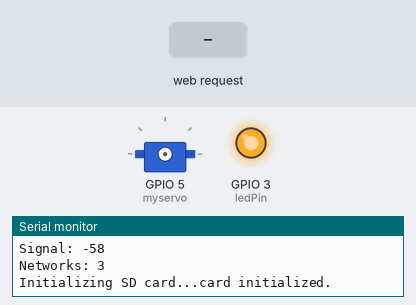
The sketch below on a simulated ESP8266 (NodeMCU). Parts: servo, output pins drawn as LEDs (lit = HIGH), the last lines printed to the serial monitor. The inputs (shaded band) are chosen by the test bench. WiFi joins after 1.5 s; servers stay silent unless stated; a WiFi scan finds three made-up networks; network time is answered at once with the bench clock; the local clock reads 2024-03-15 10:24:30 at power-on unless the sketch sets it; storage starts empty.

Above: at 3.6 s.
At 8.7 s:
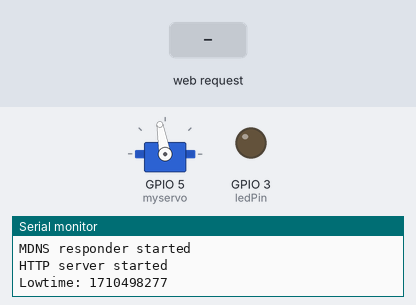
8.8 s: HTTP request GET /inline received
At 9.9 s:
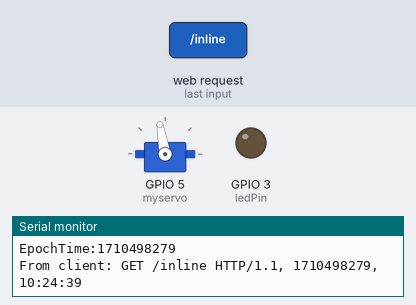
Timing chart, 0 to 11.8 s (numbered marks = the images above; inputs shaded):
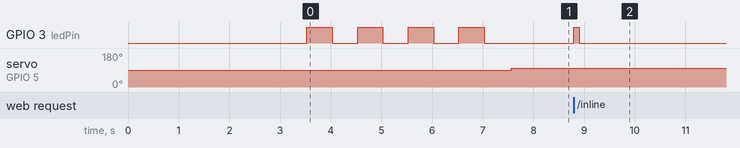

The sketch:

wifi_server_SD_PID_SERVO_FUZZY2.ino
```cpp
/*  Connects to the home WiFi network
    Asks some network parameters
    Starts WiFi server with fix IP and listens
    Receives and sends messages to the client
    Communicates: wifi_client_01.ino
*/
float setPoint = 2350.0;

#include <ESP8266WiFi.h>
#include <WiFiClient.h>
#include <SPI.h>
#include <SD.h>

const uint8_t chipSelect = 4;

uint64_t t = 0;

#include <NTPClient.h>
// change next line to use with another board/shield
#include <ESP8266WiFi.h>
//#include <WiFi.h> // for WiFi shield
//#include <WiFi101.h> // for WiFi 101 shield or MKR1000
#include <WiFiUdp.h>

WiFiUDP ntpUDP;

// You can specify the time server pool and the offset (in seconds, can be
// changed later with setTimeOffset() ). Additionaly you can specify the
// update interval (in milliseconds, can be changed using setUpdateInterval() ).
NTPClient timeClient(ntpUDP, "192.168.8.1", (4 * 60 * 60 + 30 * 60), 60000);    //time.nist.gov

const uint8_t ledPin = 3;
char ssid[] = "fasa_unv";           // SSID of your home WiFi
char pass[] = "12345678";            // password of your home WiFi
WiFiServer server2(80);

IPAddress ip(192, 168, 9, 20);            // IP address of the server
IPAddress gateway(192, 168, 8, 1);        // gateway of your network
IPAddress subnet(255, 255, 248, 0);       // subnet mask of your network

////////////////////////////////////////////////////
float err;   //errorr abs(setpoint - currentValue)
int dir = 1;     //temp direction
float curVal, preVal;
int reagan;
int coeff;
int sampleDelay;

///////////////////////////////////////////////// amir:

#include <ESP8266WebServer.h>
#include <ESP8266mDNS.h>

ESP8266WebServer server(80);

String data = "";

void handleRoot() {
  server.send(200, "text/plain", data);
}

void handleNotFound(){
  String message = "File Not Found\n\n";
  message += "URI: ";
  message += server.uri();
  message += "\nMethod: ";
  message += (server.method() == HTTP_GET)?"GET":"POST";
  message += "\nArguments: ";
  message += server.args();
  message += "\n";
  for (uint8_t i=0; i<server.args(); i++){
    message += " " + server.argName(i) + ": " + server.arg(i) + "\n";
  }
  server.send(404, "text/plain", message);
}

/////////////////////////////////////////////////


#include <Servo.h>

Servo myservo;  // create servo object to control a servo
// twelve servo objects can be created on most boards
int pos;
int valvePos, prePos;
int servoLow = 100;
int servoHi = 40;


void setup() {
  Serial.begin(115200);                   // only for debug
  //while (!Serial);
  pinMode(ledPin, OUTPUT);

  WiFi_INIT();


  SD_INIT(chipSelect);

  timeClient.begin();

  ///////////////////////////////

  myservo.attach(5);  // attaches the servo on GIO2 to the servo object (pin = 3)

  ////////////////////////////// amir:

  if (MDNS.begin("esp8266")) {
    Serial.println("MDNS responder started");
  }

  server.on("/", handleRoot);

  server.on("/inline", [](){
    server.send(200, "text/plain", "this works as well");
  });

  server.onNotFound(handleNotFound);

  server.begin();
  Serial.println("HTTP server started");

  /////////////////////////////

}

void loop ()
{
  ////////////////////////////////////////amir:
  server.handleClient();
  ///////////////////////////////////////
  String dataString = "";
  bool a = timeClient.update();
  //Serial.println(a);

  WiFiClient client = server2.available();
  if (client) {
    if (client.connected())
    {
      //digitalWrite(ledPin, HIGH);  // to show the communication only (inverted logic)
      LED_BLINK(100);
      //Serial.println(".");
      String request = client.readStringUntil('\r');    // receives the message from the client
      dataString = request + ", " + timeClient.getEpochTime() + ", " + timeClient.getFormattedTime();
      Serial.print("EpochTime:"); Serial.println(timeClient.getEpochTime());
      //Serial.print("From client: "); Serial.println(dataString);
      client.flush();
      curVal = request.toFloat() * 100;
      //myPID.Compute();
      ////////////////////////////////////////////////////////////////////
/*      err = abs(setPoint - curVal);
      dir = sign((int)(setPoint) - (int)(curVal));

      if(err < 5)
      {
        coeff = 0;
        sampleDelay = 10000;
        reagan = 1;
      }else if (err < 25)
      {
        coeff = 5;
        sampleDelay = 10000;
        reagan = 2;
      } else if (err < 50)
      {
        coeff = 10;
        sampleDelay = 10000;
        reagan = 3;
      } else if (err < 200)
      {
        coeff = 20;
        sampleDelay = 10000;
        reagan = 4;
      } else if (err < 400)
      {
        coeff = 40;
        sampleDelay = 10000;
        reagan = 5;
      } else
      {
        coeff = 60;
        sampleDelay = 10000;
        reagan = 6;
      }

      pos += coeff * dir;
      pos = constrain(pos, 0, 255);

      ///////////////////////////////////////////////////////////////////
      //client.println("Hi client! No, I am listening.\r"); // sends the answer to the client
      LED_BLINK(100);
      //digitalWrite(ledPin, LOW);
      //
      valvePos = map(pos, 0, 255, servoLow, servoHi);

      if(pos != prePos)
      {
        //Serial.println("whyyyyyyy");
        myservo.write(valvePos);
      }


      dataString += ", " + String(setPoint) + ", " + String(curVal) + ", " + String(preVal) + ", " + String(err) + ", " + String(dir) + ", " + String(reagan) + ", " + String(pos) + ", " + String(prePos);

      prePos = pos;
      preVal = curVal;
*/
      Serial.print("From client: "); Serial.println(dataString);
      ////////////////////////////
      if (request != "GET / HTTP/1.1"){
        data2SD(dataString);
        data = dataString + "\n";
      }
      ///////////////////////////
    }
    client.stop();                // tarminates the connection with the client
  }


  if(timeClient.getEpochTime() - t > 1800){
    myservo.write(servoLow);
    t = timeClient.getEpochTime();
    data = "";
    Serial.print("Lowtime: ");Serial.println(timeClient.getEpochTime());
  }
  else if(timeClient.getEpochTime() - t > 1200){
    myservo.write(servoHi);
  }
}


void SD_INIT(uint8_t chipSelect)
{

  Serial.print("Initializing SD card...");

  // see if the card is present and can be initialized:
  if (!SD.begin(chipSelect))
  {
    Serial.println("Card failed, or not present");
    // don't do anything more:
    while (!SD.begin(chipSelect))
    {
      Serial.print("-");
      LED_BLINK(250);
    }
  }
  Serial.println("card initialized.");
  LED_BLINK(500);
  LED_BLINK(500);
  LED_BLINK(500);
  LED_BLINK(500);
}

void LED_BLINK(uint16_t bRate)
{
  digitalWrite(ledPin, HIGH);
  delay(bRate);
  digitalWrite(ledPin, LOW);
  delay(bRate);
}

void WiFi_INIT(void)
{
  WiFi.config(ip, gateway, subnet);       // forces to use the fix IP
  WiFi.begin(ssid);                 // connects to the WiFi router
  while (WiFi.status() != WL_CONNECTED) {
    Serial.print(".");
    delay(500);
  }
  server2.begin();                         // starts the server
  Serial.println("Connected to wifi");
  Serial.print("Status: "); Serial.println(WiFi.status());  // some parameters from the network
  Serial.print("IP: ");     Serial.println(WiFi.localIP());
  Serial.print("Subnet: "); Serial.println(WiFi.subnetMask());
  Serial.print("Gateway: "); Serial.println(WiFi.gatewayIP());
  Serial.print("SSID: "); Serial.println(WiFi.SSID());
  Serial.print("Signal: "); Serial.println(WiFi.RSSI());
  Serial.print("Networks: "); Serial.println(WiFi.scanNetworks());
}

bool data2SD(String dataString)
{
  // open the file. note that only one file can be open at a time,
  // so you have to close this one before opening another.
  File dataFile = SD.open("datalogPID.txt", FILE_WRITE);

  // if the file is available, write to it:
  if (dataFile)
  {
    dataFile.println(dataString);
    dataFile.close();
    // print to the serial port too:
    //Serial.println(dataString);
    return 0;
  }
  // if the file isn't open, pop up an error:
  else
  {
    Serial.println("error opening datalogPID.txt");
    return 1;
  }
}


int sign(int x)
{
  if (x > 0) return 1;
  if (x < 0) return -1;
  return 0;
}
```

Measured:
- after the input at 8.8 s, GPIO 3 (ledPin): LOW → HIGH at once, → LOW 0.10 s later
